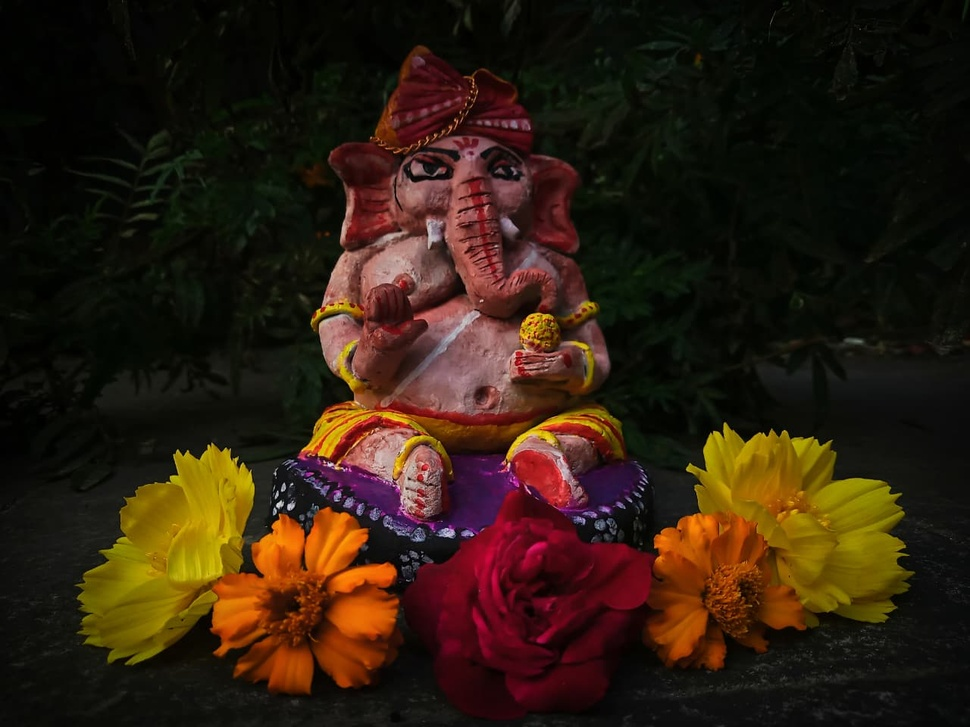
#> input picture ganesha.jpg, 970 x 727 px, shrunk from 1280 x 960 before the run
$ python LineOnImg.py
#> lines starting #> are read from the running program, lines starting #| are printed output that depends on the picture; after the words box and inside, x2 and y2 are one past the last pixel; in counts of white or black regions, pixels touching at a corner belong together
import cv2
image=cv2.imread("ganesha.jpg")
#> image is the input picture: shape (727, 970, 3); mean B, G, R 15.3, 29.7, 46.6
if image is None:
    print("Cannot load image")
else:
    print ("image is loaded")
    pt1=(50,100) # (x1,y1)
    pt2=(300,100) # (x2,y2)
    color=(255,0,0)
    thick=8
    cv2.line(image,pt1,pt2,color,thick)
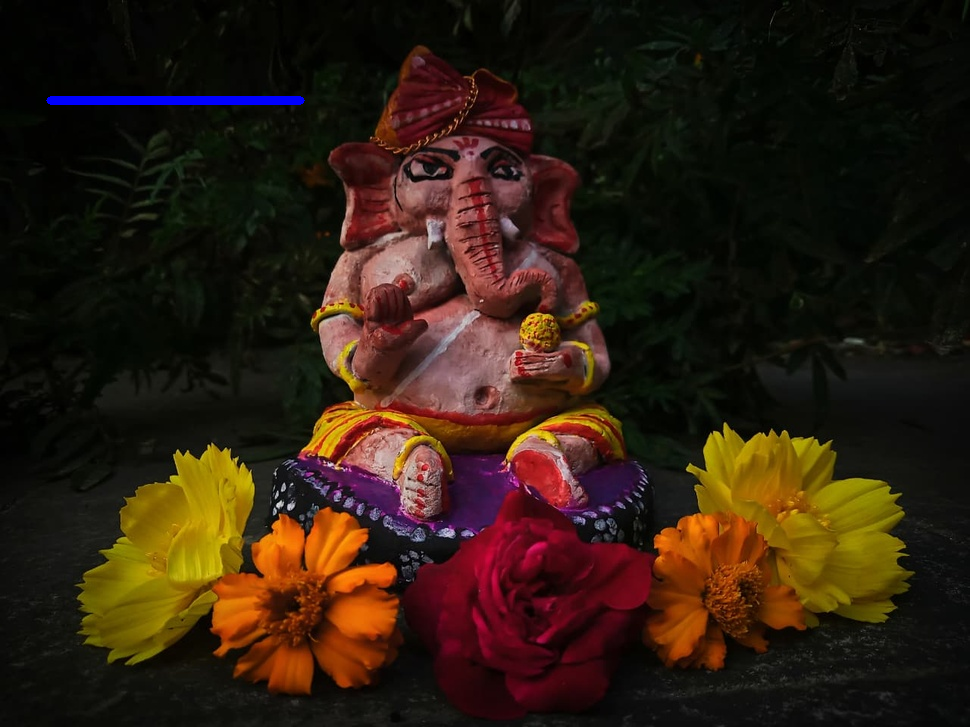
#> image: shape (727, 970, 3); 0.33% of pixels changed, all inside (x1, y1, x2, y2) = (46, 96, 305, 105)
    cv2.imshow("Line Drawing Image",image) # Original Image is overwritten so no need to print
    cv2.waitKey(0)
    cv2.destroyAllWindows()

$ run again, with flower.png saved as ganesha.jpg
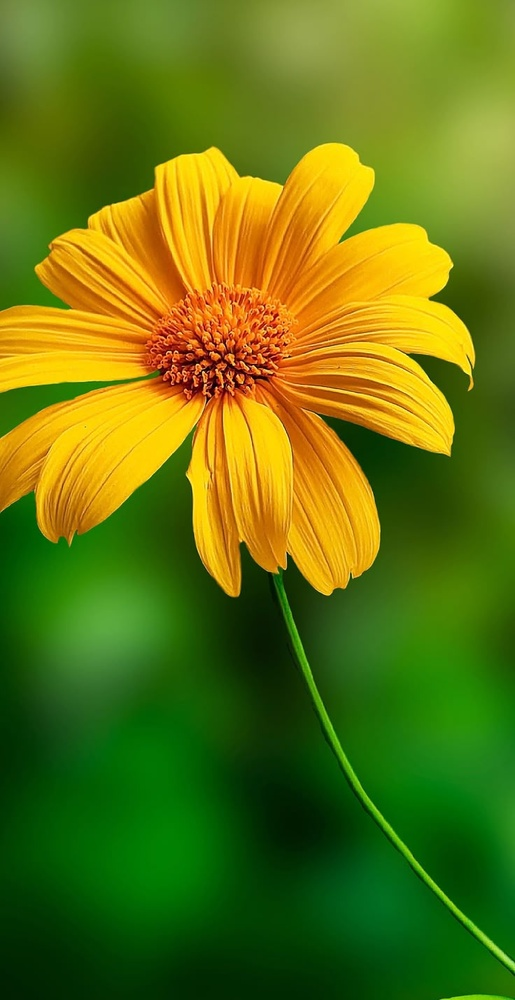
#> input picture flower.png, 515 x 1000 px, shrunk from 736 x 1429 before the run
#> image is the input picture: shape (1000, 515, 3); mean B, G, R 14.8, 117.7, 96
#> `cv2.line(image,pt1,pt2,color,thick)`:
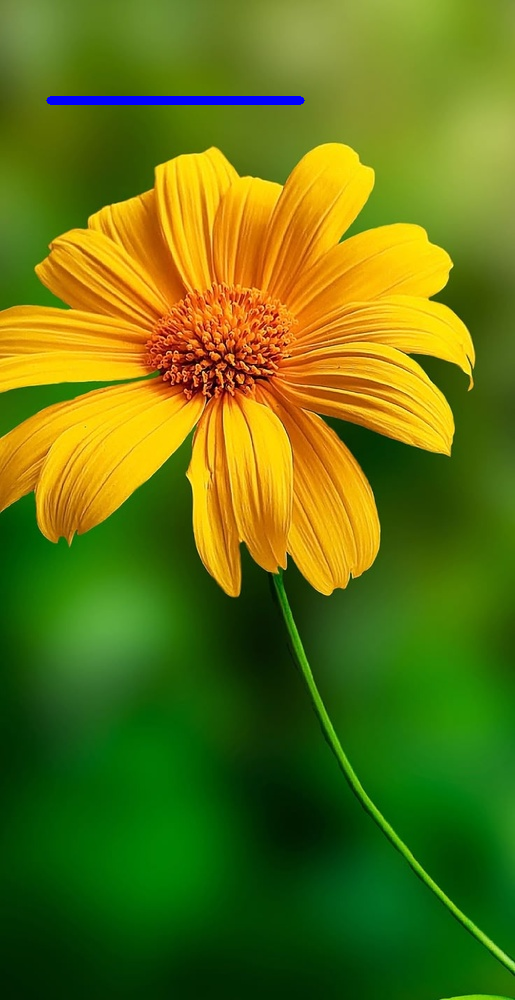
#> image: shape (1000, 515, 3); 0.45% of pixels changed, all inside (x1, y1, x2, y2) = (46, 96, 305, 105)
